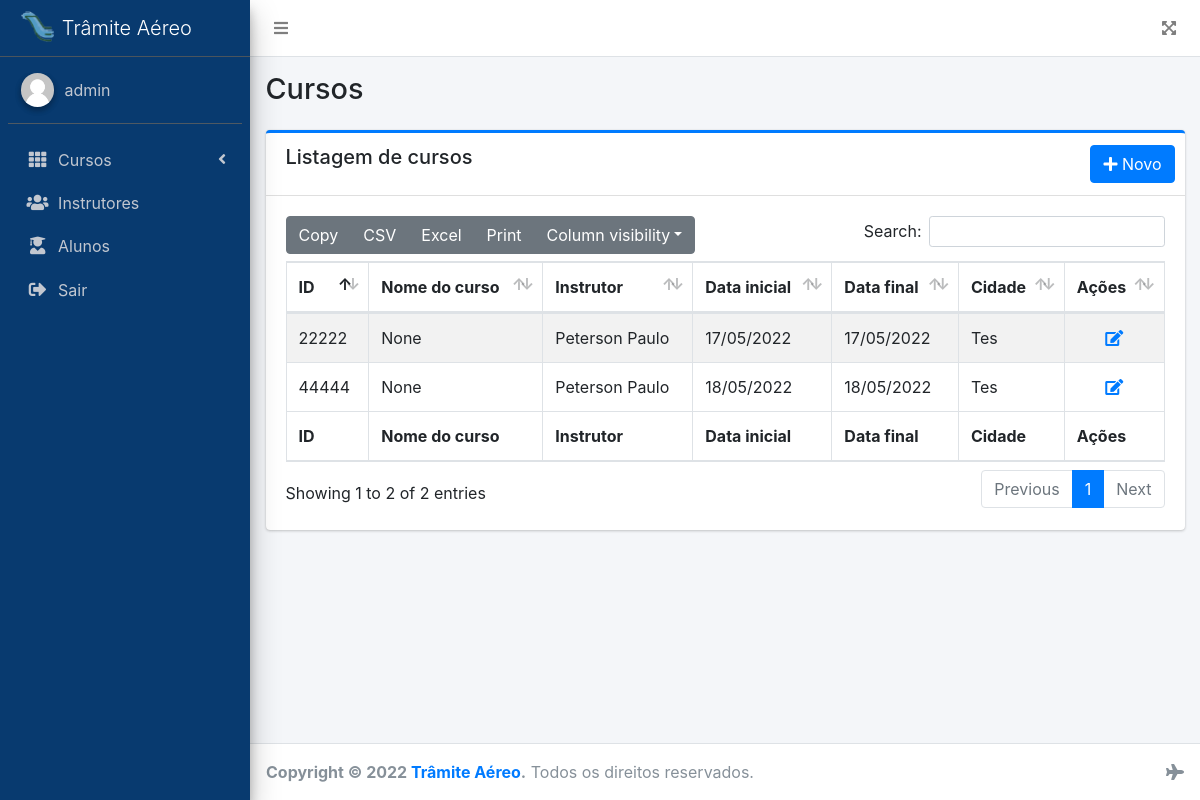
Page /class/ (signed in) on the committed database.
### class/models.py (models this page shows, shortened)
class Classes(models.Model):
    PERIOD_CHOICES = [
        ('MANHA', 'Manhã'),
        ('TARDE', 'Tarde'),
        ('NOITE', 'Noite'),
        ('MANHA/TARDE', 'Manhã/Tarde'),
        ('TARDE/NOITE', 'Tarde/Noite'),
        ('MANHA/TARDE/NOITE', 'Manhã/Tarde/Noite'),
        ('MANHA/NOITE', 'Manhã/Noite'),
    ]
    anac_id = models.CharField(max_length=255)
    address = models.CharField(max_length=255)
    zipcode = models.CharField(max_length=255)
    number = models.IntegerField()
    neigh = models.CharField(max_length=255)
    city = models.CharField(max_length=255)
    period = models.CharField(max_length=255, choices=PERIOD_CHOICES, null=True)
    workload = models.CharField(max_length=255, null=True, blank=True)
    initial_date = models.DateTimeField()
    finish_date = models.DateTimeField()
    created_at = models.DateTimeField(auto_now_add=True)
    updated_at = models.DateTimeField(auto_now=True)
    instructor = models.ForeignKey("instructor.Instructor", on_delete=models.SET_NULL, null=True)
    name_class = models.ForeignKey("ClassesName", on_delete=models.SET_NULL, null=True, default=None)

### instructor/models.py (models this page shows)
class Instructor(models.Model):
    name = models.CharField(max_length=255)
    email = models.CharField(max_length=100)
    cpf = models.CharField(max_length=100)
    rg = models.CharField(max_length=100)
    primary_phone = models.CharField(max_length=100)
    secondary_phone = models.CharField(max_length=100)
    ready_documents = models.BooleanField(default=False)
    created_at = models.DateTimeField(auto_now_add=True)
    updated_at = models.DateTimeField(auto_now=True)
    def __str__(self):
        return self.name

### class/views.py (the view)
# urls.py: path('', views.index, name='index'),
@login_required
def index(request):
    classes = Classes.objects.all()
    data = {
            'has_datatable': True,
            'classes': classes
            }
    return render(request, 'class/index.html', data)

### class/templates/class/index.html (shortened to what this page needs)
{% extends 'main/index.html' %}
{% load static %}
{% block page_title %}Cursos{% endblock %}
{% block content %}
<div class="card card-primary card-outline">
    <div class="card-header">
        <h5 class="card-title my-auto">Listagem de cursos</h5>
        <div class="card-tools">
            <a href="create" class="btn btn-primary"><i class="fas fa-plus"></i> Novo</a>
        </div>
    </div>
    <div class="card-body">
        <table id="class-list" class="table table-bordered table-striped">
            <thead>
                <tr>
                    <th>ID</th>
                    <th>Nome do curso</th>
                    <th>Instrutor</th>
                    <th>Data inicial</th>
                    <th>Data final</th>
                    <th>Cidade</th>
                    <th>Ações</th>
                </tr>
            </thead>
            <tbody>
                {% for class in classes %}
                <tr>
                    <td>{{ class.anac_id }}</td>
                    <td>{{ class.name_class | title }}</td>
                    <td>{{ class.instructor | title }}</td>
                    <td>{{ class.initial_date | date:"d/m/Y" }}</td>
                    <td>{{ class.finish_date | date:"d/m/Y" }}</td>
                    <td>{{ class.city | title }}</td>
                    <td class="text-center">
                        <a href="edit/{{ class.id }}" title="Editar Curso" data-toggle="tooltip" data-placement="top">
                            <i class="fas fa-edit"></i>
                        </a>
                    </td>
                </tr>
                {% endfor %}
            </tbody>
            <tfoot>
                <tr>
                    <th>ID</th>
                    <th>Nome do curso</th>
                    <th>Instrutor</th>
                    <th>Data inicial</th>
                    <th>Data final</th>
                    <th>Cidade</th>
                    <th>Ações</th>
                </tr>
            </tfoot>
        </table>
    </div>
</div>
{% endblock content %}

### main/templates/main/index.html (shortened to what this page needs)
{% load static %}
<!DOCTYPE html>
<html lang="en">
<head>
    {% include '../base/header.html' %}
    {% if has_datatable %}
    {% include '../base/datatable_css.html' %}
    {% endif %}
</head>
<body class="hold-transition sidebar-mini">
    <div class="wrapper">
        <nav class="main-header navbar navbar-expand navbar-white navbar-light">
            <ul class="navbar-nav">
                <li class="nav-item">
                    <a class="nav-link" data-widget="pushmenu" href="#" role="button"><i class="fas fa-bars"></i></a>
                </li>
            </ul>
            <ul class="navbar-nav ml-auto">
                <li class="nav-item">
                    <a class="nav-link" data-widget="fullscreen" href="#" role="button">
                        <i class="fas fa-expand-arrows-alt"></i>
                    </a>
                </li>
            </ul>
        </nav>
        <aside class="main-sidebar sidebar-tramite sidebar-dark-primary elevation-4">
            <a href="index3.html" class="brand-link">
                <img src="{% static 'dist/img/tramite-logo.png' %}" alt="AdminLTE Logo" class="brand-image"
                    style="opacity: .8">
                <span class="brand-text font-weight-light">Trâmite Aéreo</span>
            </a>
            <div class="sidebar">
                <div class="user-panel mt-3 pb-3 mb-3 d-flex">
                    <div class="image">
                        <img src="{% static 'dist/img/default-user-image.png' %}" class="img-circle elevation-2"
                            alt="User Image">
                    </div>
                    <div class="info">
                        <a href="#" class="d-block">{{ user.username }}</a>
                    </div>
                </div>
                <nav class="mt-2">
                    <ul class="nav nav-pills nav-sidebar flex-column" data-widget="treeview" role="menu"
                        data-accordion="false">
                        <li class="nav-item">
                            <a href="#" class="nav-link">
                                <i class="nav-icon fas fa-th"></i>
                                <p>
                                    Cursos
                                    <i class="right fas fa-angle-left"></i>
                                </p>
                            </a>
                        </li>
                        <li class="nav-item">
                            <a href="/instructor" class="nav-link">
                                <i class="nav-icon fas fa-users"></i>
                                <p>
                                    Instrutores
                                </p>
                            </a>
                        </li>
                        <li class="nav-item">
                            <a href="/student" class="nav-link">
                                <i class="nav-icon fas fa-user-graduate"></i>
                                <p>
                                    Alunos
                                </p>
                            </a>
                        </li>
                        {% if user.is_authenticated %}
                        <li class="nav-item">
                            <a href="/accounts/logout" class="nav-link">
                                <i class="nav-icon fas fa-sign-out-alt"></i>
                                <p>
                                    Sair
                                </p>
                            </a>
                        </li>
                        {% endif %}
                    </ul>
                </nav>
            </div>
        </aside>
        <div class="content-wrapper">
            <div class="content-header">
                <div class="container-fluid">
                    <div class="row mb-2">
                        <div class="col-sm-12">
                            <h1 class="m-0">{% block page_title %}{% endblock %}</h1>
                        </div>
                    </div>
                </div>
            </div>
            <div class="content">
                <div class="container-fluid">
                    {% block content %}{% endblock %}
                </div>
            </div>
        </div>
        <footer class="main-footer">
            <div class="float-right d-none d-sm-inline">
                <i class="fas fa-plane"></i>
            </div>
            <strong>Copyright &copy; 2022 <a href="https://tramite.com" target="_blank">Trâmite Aéreo</a>.</strong>
            Todos os direitos
            reservados.
        </footer>
    </div>
</body>
</html>

### rows in the picture
Classes: anac_id "22222", name_class "None", instructor "Peterson Paulo", initial_date "17/05/2022", finish_date "17/05/2022", city "Tes"
Classes: anac_id "44444", name_class "None", instructor "Peterson Paulo", initial_date "18/05/2022", finish_date "18/05/2022", city "Tes"

### other values in the picture
{{ user.username }} "admin"
